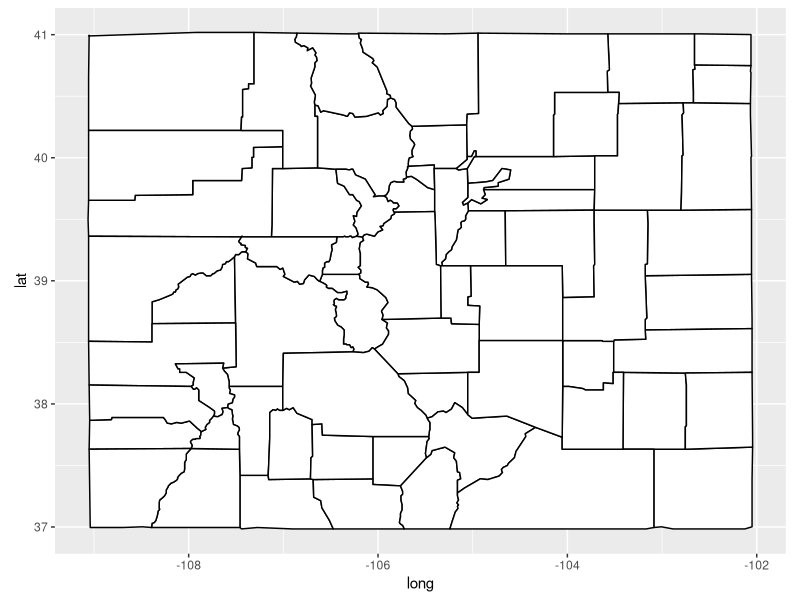
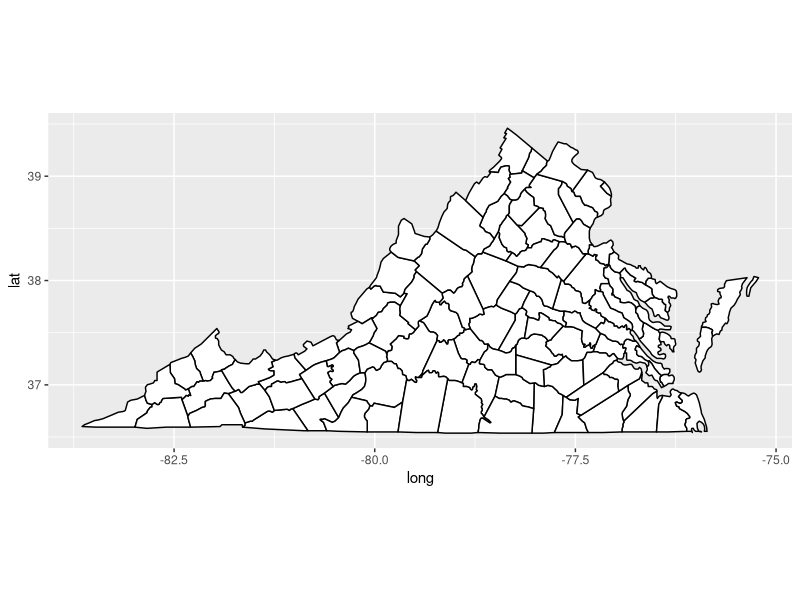
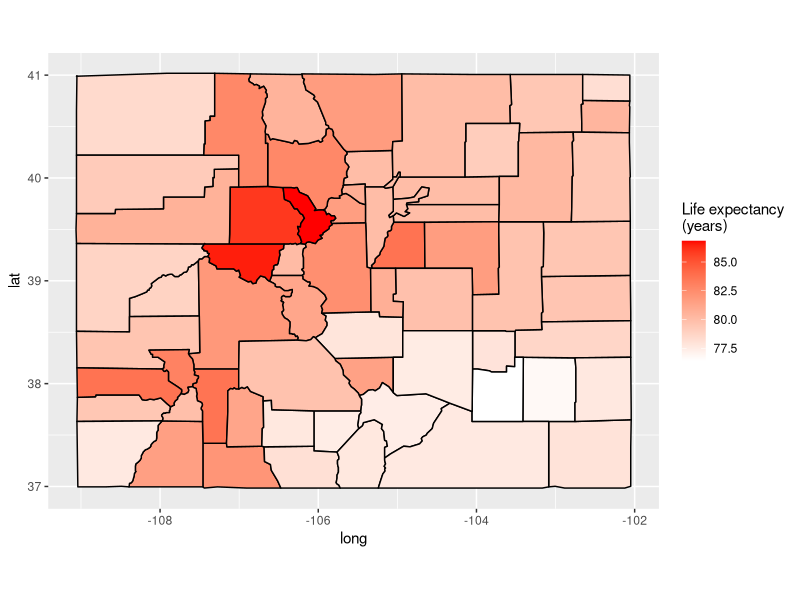
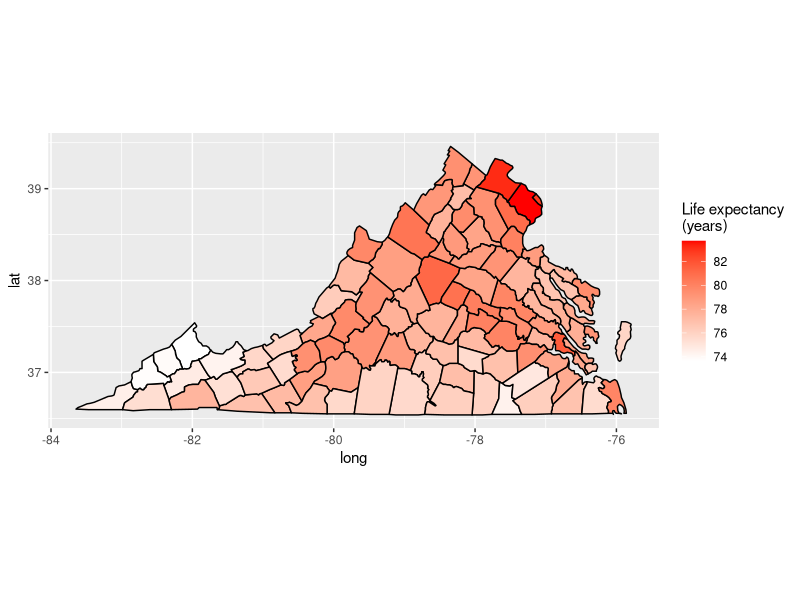
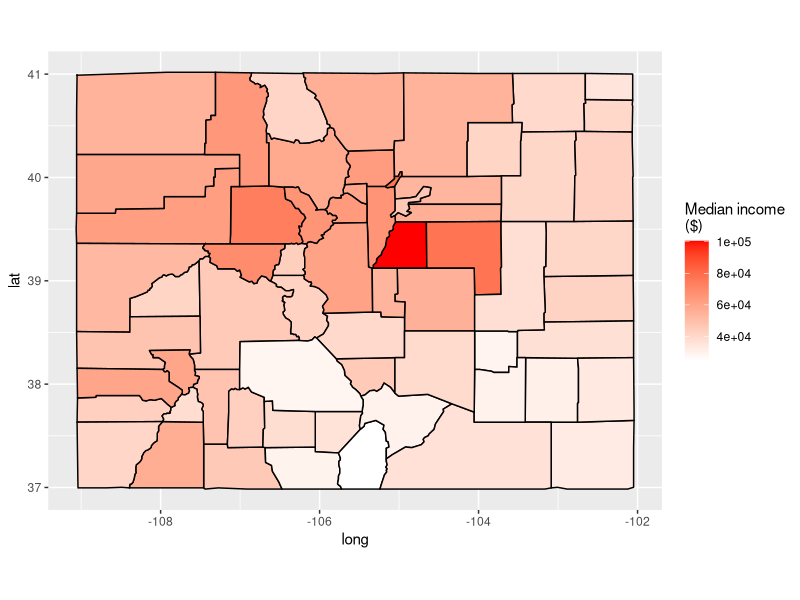
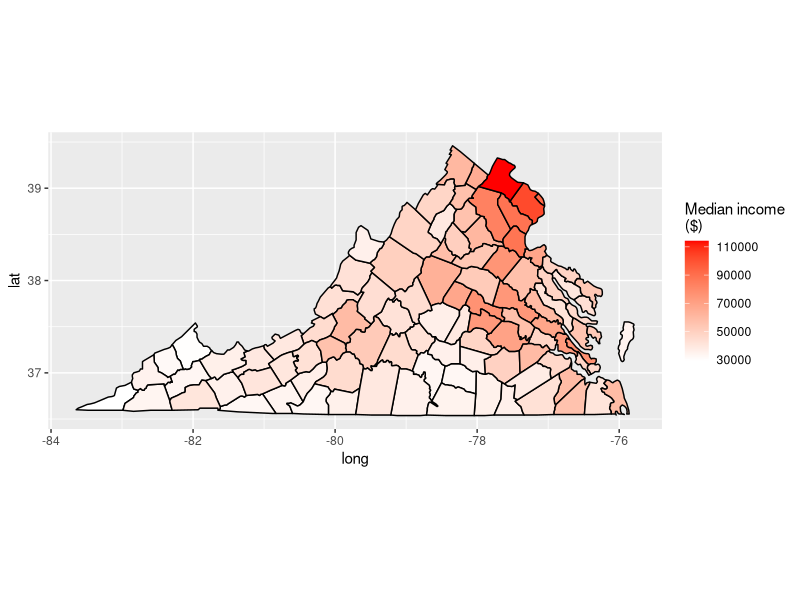
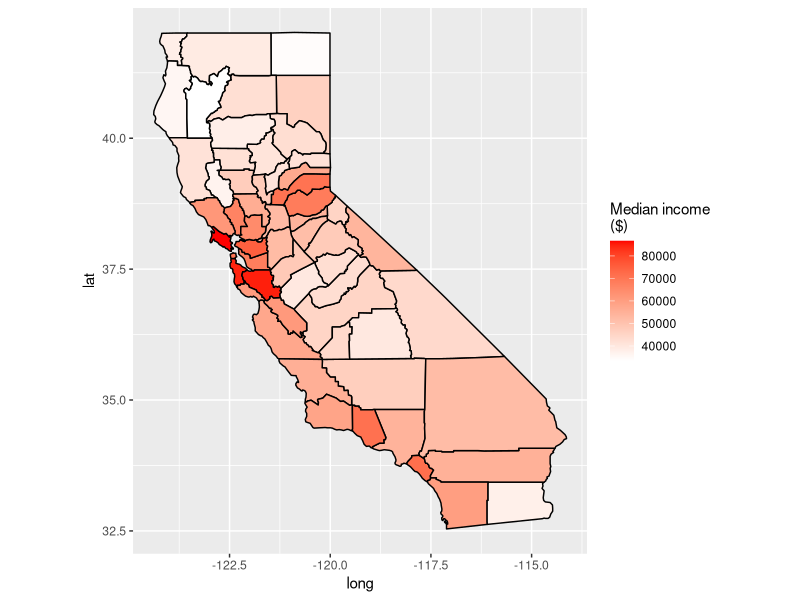
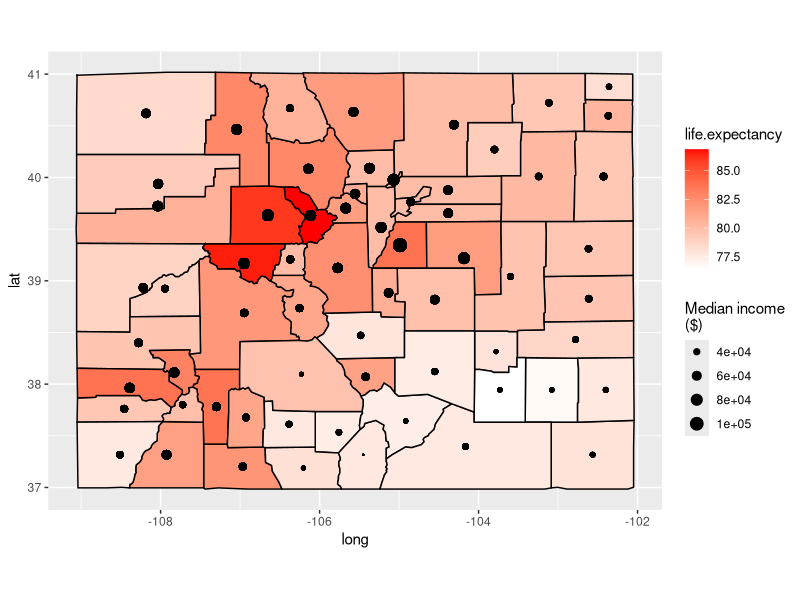

The R script that drew these images, in order:
## ---- chunk 1
library(maps)
library(ggplot2) 	
## ---- chunk 2
map.county <- map_data("county")
life.expectancy.county <- read.csv("data/usa_county_life_expectancy.tsv", sep="\t")
poverty.county <- read.csv("data/usa_census_poverty_data.tsv", sep="\t")
## ---- chunk 3
ggplot() +
	geom_polygon(data=subset(map.county, region == "colorado"), aes(x=long, y=lat, group=group), fill="white", color="black") +
	coord_fixed(1.3)
## ---- chunk 4
ggplot() +
	geom_polygon(data=subset(map.county, region == "virginia"), aes(x=long, y=lat, group=group), fill="white", color="black") +
	coord_fixed(1.3)
## ---- chunk 5
	data.county <- map.county
	data.county$polyname <- paste(data.county$region, data.county$subregion, sep=",")
	data.county <- merge(data.county, county.fips, by="polyname")
	data.county <- merge(data.county, poverty.county, by.x="fips", by.y="STCOU")
## ---- chunk 6
	data.county <- merge(data.county, life.expectancy.county, by.x="fips", by.y="FIPS")
	life.expectancy.split.fn <- function(val) {
		#' Breaks apart life expectancy data in () format. Returns the amount in years (as int).
		as.numeric(strsplit(val, "[ (]")[[1]][[1]])
	}
	data.county$life.expectancy <- as.numeric(lapply(as.character(data.county$Life.expectancy..2014.), life.expectancy.split.fn))
	data.county <- data.county[with(data.county, order(fips, order)),]
## ---- chunk 7
data.county.co <- subset(data.county, region == "colorado")
ggplot() +
    geom_polygon(data=data.county.co, aes(x=long, y=lat, group=group, fill=life.expectancy), color="black") +
    scale_fill_gradient(low="white", high="red", name="Life expectancy\n(years)") +
    coord_fixed(1.3)
## ---- chunk 8
data.county.va <- subset(data.county, region == "virginia")
ggplot() +
    geom_polygon(data=data.county.va, aes(x=long, y=lat, group=group, fill=life.expectancy), color="black") +
    scale_fill_gradient(low="white", high="red", name="Life expectancy\n(years)") +
    coord_fixed(1.3)
## ---- chunk 9
ggplot() +
    geom_polygon(data=data.county.co, aes(x=long, y=lat, group=group, fill=IPE010209D), color="black") +
    scale_fill_gradient(low="white", high="red", name="Median income\n($)") +
    coord_fixed(1.3)
## ---- chunk 10
ggplot() +
    geom_polygon(data=data.county.va, aes(x=long, y=lat, group=group, fill=IPE010209D), color="black") +
    scale_fill_gradient(low="white", high="red", name="Median income\n($)") +
    coord_fixed(1.3)
## ---- chunk 11
data.county.ca <- subset(data.county, region == "california")
ggplot() +
    geom_polygon(data=data.county.ca, aes(x=long, y=lat, group=group, fill=IPE010209D), color="black") +
    scale_fill_gradient(low="white", high="red", name="Median income\n($)") +
    coord_fixed(1.3)
## ---- chunk 12
polygon.center.fn = function(data) {
	0.5 * (max(data) + min(data))
}
x <- tapply(data.county$long, data.county$fips, FUN=polygon.center.fn)
y <- tapply(data.county$lat, data.county$fips, FUN=polygon.center.fn)
centers <- data.frame(fips=rownames(x), center.x=as.numeric(x), center.y=as.numeric(y))
data.county <- merge(data.county, centers, by="fips")
## ---- chunk 13
data.county.co <- subset(data.county, region == "colorado")
ggplot(data=data.county.co) +
	geom_polygon(aes(x=long, y=lat, group=group, fill=life.expectancy), color="black") +
	geom_point(aes(x=center.x, y=center.y, size=IPE010209D)) +
	scale_fill_gradient(low="white", high="red") +
	scale_size(range=range(0.01, 4), name="Median income\n($)", guide="legend") +
	coord_fixed(1.3)
## ---- chunk 14
data.county.va <- subset(data.county, region == "virginia")
ggplot(data=data.county.va) +
	geom_polygon(aes(x=long, y=lat, group=group, fill=life.expectancy), color="black") +
	geom_point(aes(x=center.x, y=center.y, size=IPE010209D)) +
	scale_fill_gradient(low="white", high="red") +
	scale_size(range=range(0.01, 4), name="Median income\n($)", guide="legend") +
	coord_fixed(1.3)	
## ---- chunk 15
data.county.ca <- subset(data.county, region == "california")
ggplot(data=data.county.ca) +
	geom_polygon(aes(x=long, y=lat, group=group, fill=life.expectancy), color="black") +
	geom_point(aes(x=center.x, y=center.y, size=IPE010209D)) +
	scale_fill_gradient(low="white", high="red") +
	scale_size(range=range(0.01, 4), name="Median income\n($)", guide="legend") +
	coord_fixed(1.3)	
## ---- chunk 16
data.county.co <- subset(data.county, region == "colorado")
ggplot(data=data.county.co) +
	geom_point(aes(x=IPE010209D, y=life.expectancy)) +
	xlab("Median family income ($)") + ylab("Life expectancy (years)")
## ---- chunk 17
ggplot(data=data.county.va, aes(x=IPE010209D, y=life.expectancy)) +
	geom_point() +
	xlab("Median family income ($)") + ylab("Life expectancy (years)")

ggplot(data=data.county.ca, aes(x=IPE010209D, y=life.expectancy)) +
	geom_point() +
	xlab("Median family income ($)") + ylab("Life expectancy (years)")
## ---- chunk 18
ggplot(data=data.county, aes(x=IPE010209D, y=life.expectancy)) +
	geom_point() +
	xlab("Median family income ($)") + ylab("Life expectancy (years)")
